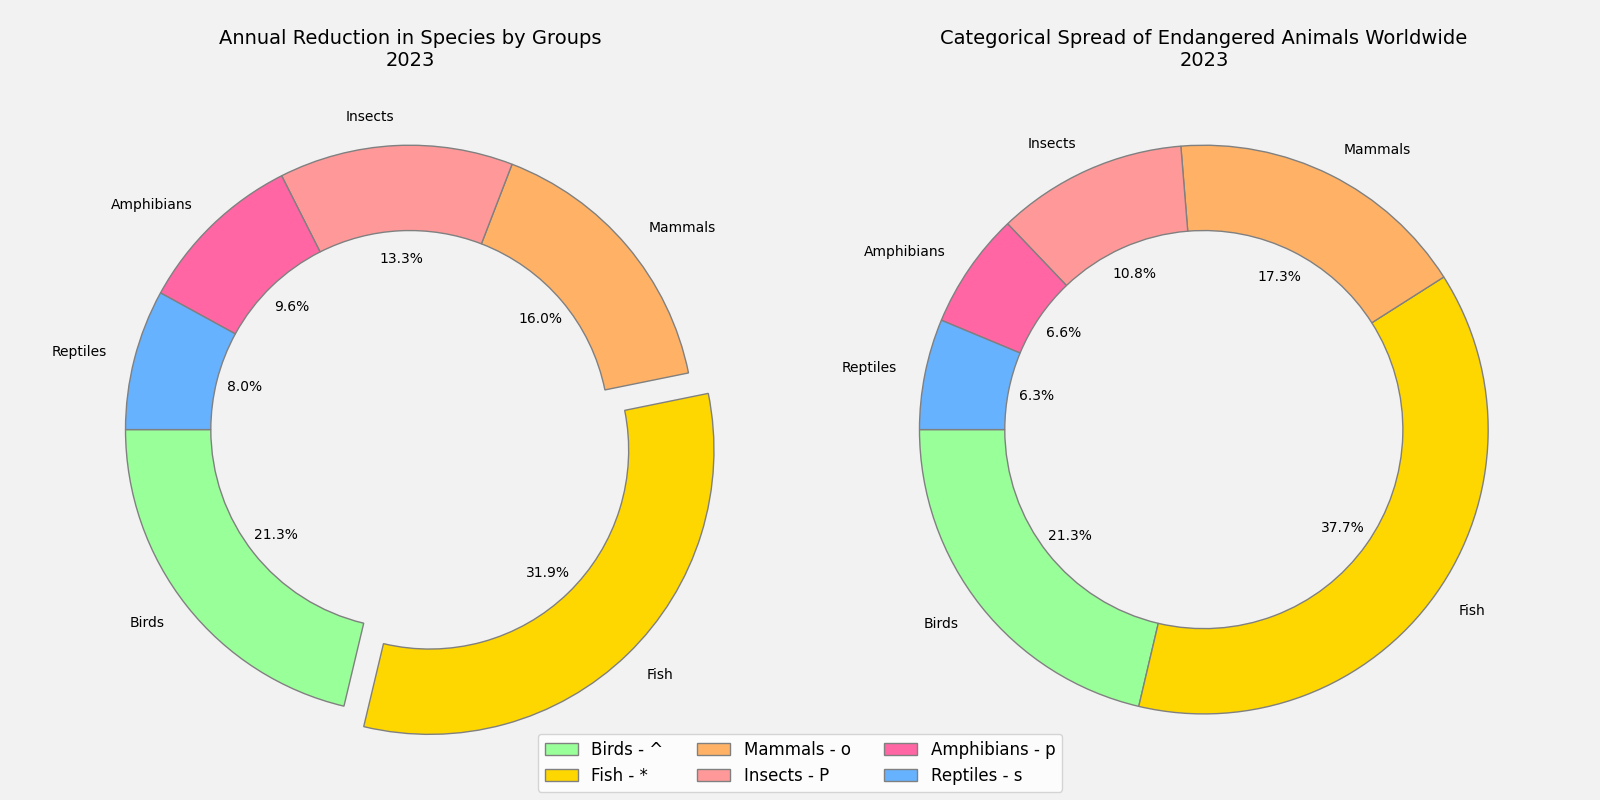

Python code for this plot:
import matplotlib.pyplot as plt

species_categories = ['Birds', 'Fish', 'Mammals', 'Insects', 'Amphibians', 'Reptiles']
number_of_species = [679, 1200, 550, 345, 210, 200]
species_lost_per_year = [40, 60, 30, 25, 18, 15]

colors = ['#99FF99', '#FFD700', '#FFB266', '#FF9999', '#FF66A3', '#66B2FF']

fig, (ax1, ax2) = plt.subplots(1, 2, figsize=(16, 8))

ax2.pie(
    number_of_species,
    labels=species_categories,
    autopct='%1.1f%%',
    startangle=180,
    colors=colors,
    wedgeprops={'edgecolor': 'gray', 'width': 0.3}
)

ax2.set_title('Categorical Spread of Endangered Animals Worldwide\n2023', fontsize=14)

ax1.pie(
    species_lost_per_year,
    labels=species_categories,
    autopct='%1.1f%%',
    startangle=180,
    colors=colors,
    wedgeprops={'edgecolor': 'gray', 'width': 0.3},
    explode=[0.1 if i == max(species_lost_per_year) else 0 for i in species_lost_per_year]
)

ax1.set_title('Annual Reduction in Species by Groups\n2023', fontsize=14)

fig.patch.set_facecolor('#f2f2f2')

markers = ['^', '*', 'o', 'P', 'p', 's']
legend_labels = [f'{cat} - {mark}' for cat, mark in zip(species_categories, markers)]
plt.figlegend(legend_labels, loc='lower center', ncol=3, fontsize=12)

plt.tight_layout(rect=[0, 0, 1, 0.95])
plt.show()
